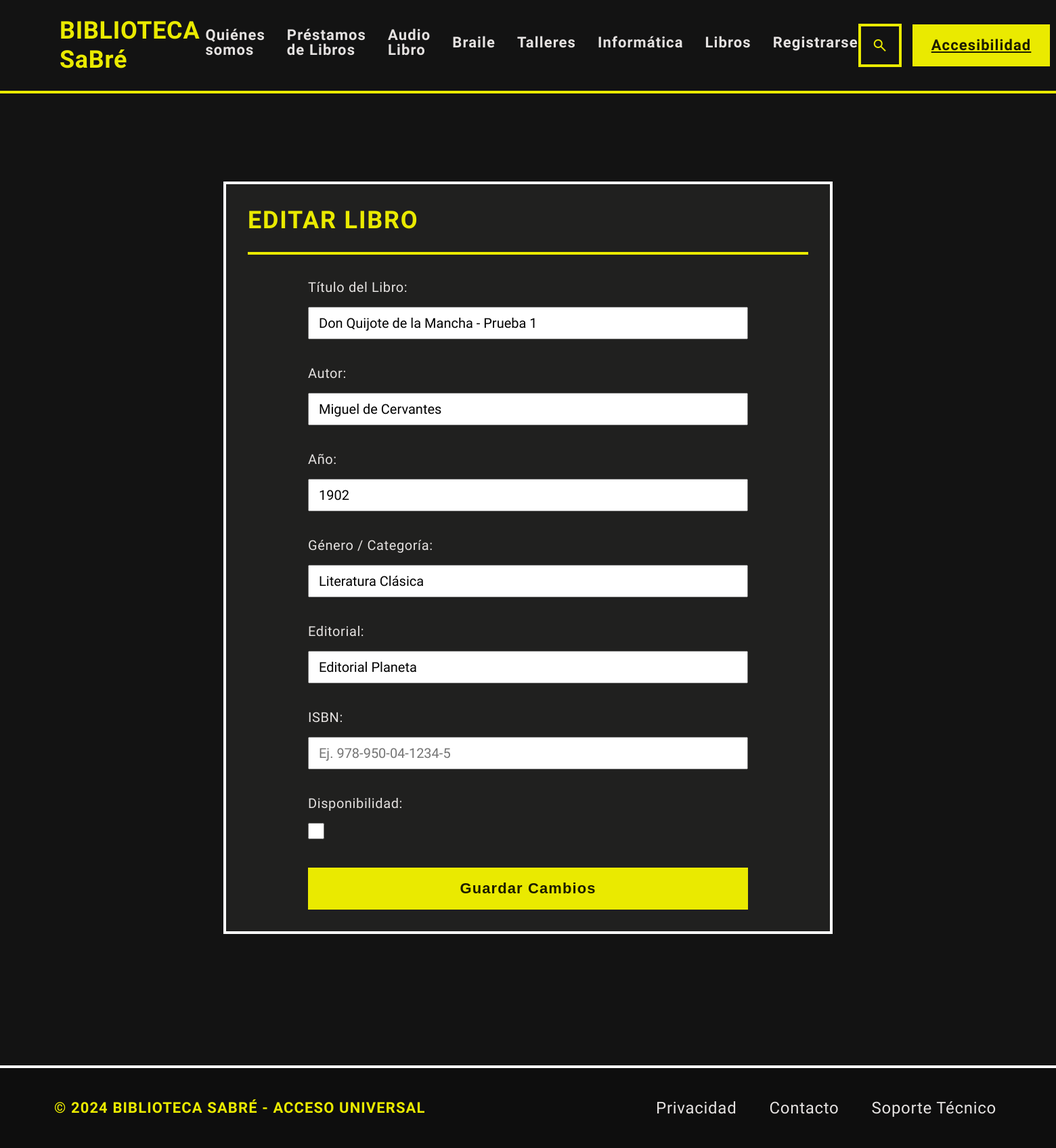
Screenshot of /editar-libro/2/ (signed in) with the database file from the repository.
### Administrador/models.py (models this page shows, shortened)
class Libros(models.Model):
    titulo_libro = models.CharField(max_length=100)
    autor = models.CharField(max_length=100)
    anio = models.IntegerField()
    genero_categoria = models.CharField(max_length=50)
    editorial = models.CharField(max_length=100)
    isbn = models.CharField(max_length=20, blank=True)
    disponibilidad = models.BooleanField(default=True)

### Administrador/views.py (the view)
# urls.py: path('editar-libro/<int:id>/', views.editar_libro, name='editar_libro'),
@staff_member_required
def editar_libro(request, id):
    libro = get_object_or_404(Libros, id=id)
    if request.method == 'POST':
        form = CrearLibrosForm(request.POST, instance=libro)
        if form.is_valid():
            libro_editado = form.save()
            messages.success(
                request,
                f'Libro "{libro_editado.titulo_libro}" actualizado con éxito.'
            )
            return redirect('libros')
    else:
        form = CrearLibrosForm(instance=libro)
    return render(
        request,
        'Administrador/editar_libro.html',
        {'form': form, 'libro': libro}
    )

### templates/Administrador/editar_libro.html (shortened to what this page needs)
{% extends "Administrador/index.html" %}
{% load static %}
{% block codigoDinamico %}
<main class="main-content">
    <section class="products-section">
        <div class="products-header">
            <h1 class="section-title uppercase tracking-wider">
                EDITAR LIBRO
            </h1>
        </div>
        <div class="table-container">
            <form method="POST">
                {{ form.as_p }}
                <button type="submit" class="btn-nuevo-libro">
                    Guardar Cambios
                </button>
            </form>
        </div>
    </section>
</main>
{% endblock codigoDinamico %}

### static/Administrador/style.css (style rules this page uses)
:root { --primary-fixed-dim: #cdcd00; --on-secondary-container: #b5b5b5; --background: #131313; --on-secondary: #303030; --outline: #939277; --inverse-surface: #e5e2e1; --on-surface-variant: #cac8aa; --surface-container-low: #1c1b1b; --outline-variant: #484831; --on-tertiary-container: #636565; --surface-container-high: #2a2a2a; --surface-container: #20201f; --error-container: #93000a; --on-tertiary-fixed-variant: #454747; --secondary: #c6c6c6; --on-primary-fixed-variant: #494900; --on-primary-container: #686800; --on-primary: #323200; --tertiary: #ffffff; --on-secondary-fixed: #1b1b1b; --on-error-container: #ffdad6; --on-background: #e5e2e1; --inverse-primary: #626200; --primary-fixed: #eaea00; --secondary-fixed: #e2e2e2; --secondary-container: #474747; --surface-tint: #cdcd00; --on-primary-fixed: #1d1d00; --primary: #ffffff; --surface-dim: #131313; --on-tertiary: #2f3131; --secondary-fixed-dim: #c6c6c6; --on-secondary-fixed-variant: #474747; --surface-bright: #393939; --inverse-on-surface: #313030; --surface-container-lowest: #0e0e0e; --on-tertiary-fixed: #1a1c1c; --tertiary-fixed-dim: #c6c6c7; --tertiary-container: #e2e2e2; --tertiary-fixed: #e2e2e2; --surface-variant: #353535; --error: #ffb4ab; --on-error: #690005; --surface: #131313; --on-surface: #e5e2e1; --surface-container-highest: #353535; --primary-container: #eaea00; --margin-desktop: 80px; --margin-mobile: 24px; --gutter: 32px; --stack-sm: 16px; --stack-md: 32px; --stack-lg: 64px; --font-atkinson: "Atkinson Hyperlegible Next", sans-serif; }
* { box-sizing: border-box; margin: 0; padding: 0; }
body { background-color: var(--background); color: var(--on-background); font-family: var(--font-atkinson); font-size: 20px; line-height: 1.6; letter-spacing: 0.03em; font-weight: 400; min-height: 100vh; display: flex; flex-direction: column; }
.main-content { flex-grow: 1; display: flex; flex-direction: column; gap: var(--stack-lg); padding: var(--margin-desktop); }
.section-title { font-size: 36px; line-height: 1.2; letter-spacing: 0.02em; font-weight: 700; color: var(--primary-fixed); border-bottom: 4px solid var(--primary-fixed); padding-bottom: 16px; display: inline-block; align-self: flex-start; }
.products-section { display: flex; flex-direction: column; gap: var(--stack-md); margin-top: var(--stack-lg); border: 4px solid var(--tertiary); padding: 32px; background-color: var(--surface-container); }
.products-header { display: flex; flex-direction: row; align-items: center; justify-content: space-between; gap: 16px; border-bottom: 4px solid var(--primary-fixed); padding-bottom: 24px; }
.products-header .section-title { border-bottom: none; padding-bottom: 0; }
.uppercase { text-transform: uppercase; }
.tracking-wider { letter-spacing: 0.05em; }
.btn-nuevo-libro { background-color: var(--primary-fixed); color: var(--on-primary-fixed); font-size: 22px; line-height: 1; letter-spacing: 0.05em; font-weight: 700; padding: 16px 24px; border: 4px solid var(--primary-fixed); border-radius: 0; cursor: pointer; transition: background-color 0.15s ease, color 0.15s ease; }
.table-container { width: 100%; overflow-x: auto; }
form { display: flex; flex-direction: column; gap: 16px; max-width: 800px; }
form p { display: flex; flex-direction: column; gap: 6px; }
form input, form select, form textarea { width: 100%; min-height: 48px; padding: 10px 14px; font-size: 20px; font-family: var(--font-atkinson); box-sizing: border-box; }
form input[type="checkbox"] { width: 24px; min-height: 24px; }
main.main-content > .products-section { width: min(900px, 92%); margin: 50px auto; box-sizing: border-box; }
main.main-content > .products-section .table-container { width: 100%; box-sizing: border-box; }
main.main-content > .products-section .table-container form { width: 100%; max-width: 650px; margin: 0 auto; box-sizing: border-box; }
main.main-content > .products-section .table-container form label { display: block; margin-bottom: 7px; }
main.main-content > .products-section .table-container form input:not([type="checkbox"]):not([type="radio"]), main.main-content > .products-section .table-container form select, main.main-content > .products-section .table-container form textarea { width: 100%; max-width: 100%; box-sizing: border-box; }
main.main-content > .products-section .table-container form p { margin-bottom: 18px; }
main.main-content > .products-section .table-container form button { width: 100%; box-sizing: border-box; margin-top: 8px; }

### rows the page displays
Libros: titulo_libro "Don Quijote de la Mancha - Prueba 1", autor "Miguel de Cervantes", anio "1902", genero_categoria "Literatura Clásica", editorial "Editorial Planeta"
